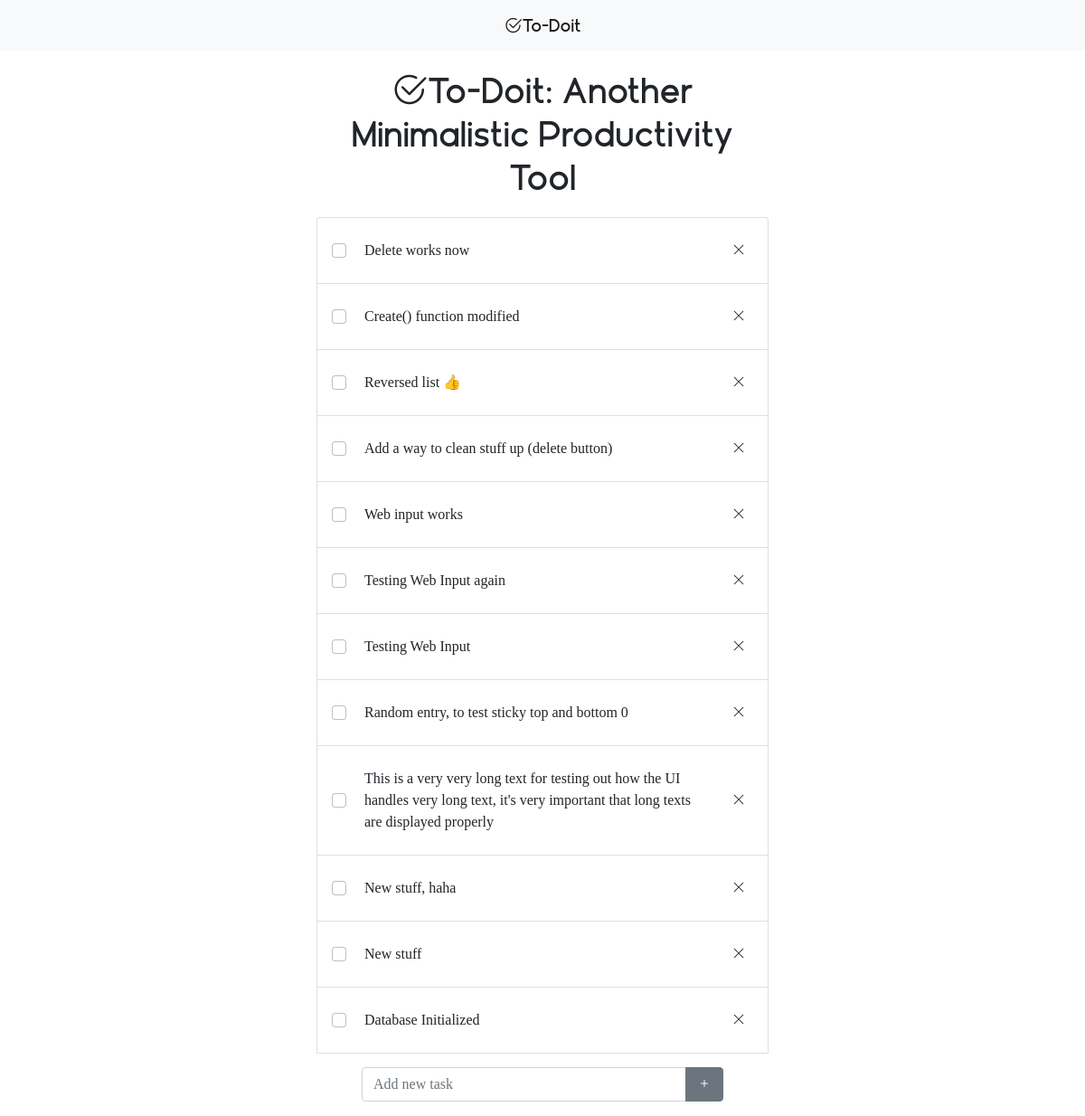
Before: / with the older database file.
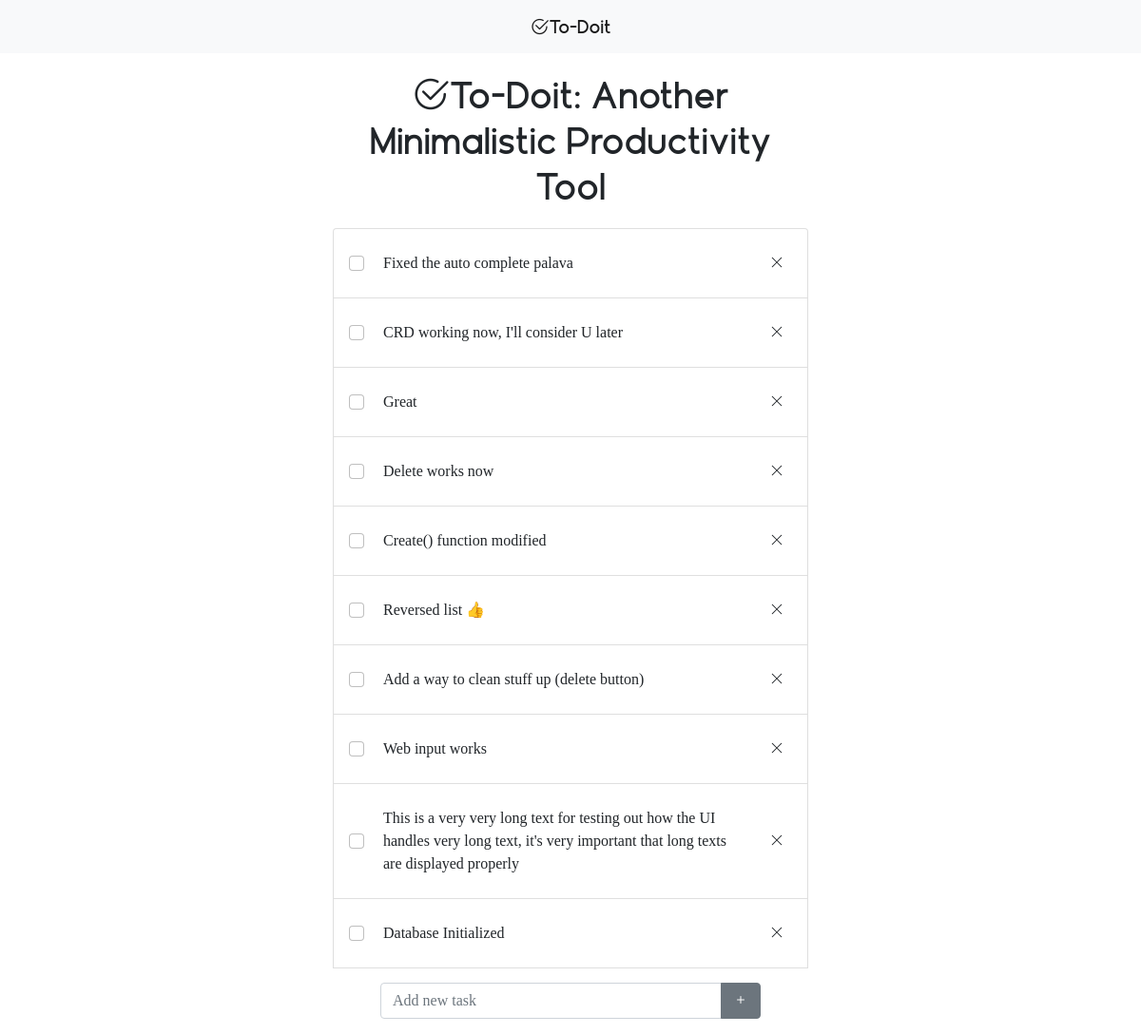
After: the same page with the newer database file.
### tables this page shows
CREATE TABLE todos (
    id INTEGER PRIMARY KEY AUTOINCREMENT,
    time TIMESTAMP NOT NULL DEFAULT CURRENT_TIMESTAMP,
    content TEXT NOT NULL
);

### app.py (the view)
@app.route('/', methods =["GET", "POST"])
def index():
    conn = get_db_connection()
    todos = conn.execute('SELECT * FROM todos').fetchall()
    todos = reversed(todos)
    conn.close()
    return render_template('index.html',todos=todos)

### app.py (called while the page is built)
def get_db_connection():
    conn = sqlite3.connect('database.db')
    conn.row_factory = sqlite3.Row
    return conn

### templates/index.html
{% extends 'base.html' %}
{% block content %}
    {% for entry in todos %}
        <li id="{{ entry['id'] }}" class="list-group-item d-flex justify-content-between align-items-center">
    		<span><input class="form-check-input me-1" type="checkbox" value="" aria-label="..."></span>
            <div class="card-body">{{ entry['content'] }}</div>
            <form><button id="{{ entry['id'] }}" type="button" class="btn btn-sm close_button" aria-label="Close"><i class="bi bi-x-lg"></i></button></form>
        </li>
    {% endfor %}
{% endblock %}

### templates/base.html (shortened to what this page needs)
<!doctype html>
<html lang="en">
  <head>
    <link href="https://cdn.jsdelivr.net/npm/bootstrap@5.0.2/dist/css/bootstrap.min.css" rel="stylesheet">
    <link rel="stylesheet" href="https://cdn.jsdelivr.net/npm/bootstrap-icons@1.9.1/font/bootstrap-icons.css">
    <link rel="stylesheet" type="text/css" href="{{ url_for('static',filename='style.css') }}">
  </head>
  <body>
	<nav class="navbar sticky-top navbar-light bg-light">
    	<div class="container">
        <a class="navbar-brand logotype mx-auto" href="#">
            <i class="bi bi-check2-circle"></i>To-Doit
        </a>
  	  </div>
	</nav>
	<div class="content">
    <h1 id='headee' class="header text-center"><i class="bi bi-check2-circle"></i>To-Doit: Another Minimalistic Productivity Tool</h1>
    <ul class="list-group">
        {% block content %} {% endblock %}
        <form action="{{ url_for('create') }}" autocomplete="off" method="post" class="fixed-bottom-group">
	        <div class="input-group mb-3">
		        <input type="text" name="new_entry" class="form-control" placeholder="Add new task" aria-label="Add task" aria-describedby="button-addon2">
		        <button class="btn btn-secondary" type="submit" id="button-addon2"><i class="bi bi-plus"></i></button>
	        </div>
	    </form>
	</ul>
    </div>
  </body>
</html>

### static/style.css (style rules this page uses)
.logotype { font-family: 'Geomatrix'; }
.header { font-family: 'Geomatrix'; margin: 20px; }
.content { font-family: 'Roundy'; max-width: 500px; margin: auto; }
.fixed-bottom-group { position:sticky; bottom:0; left:0; right:0; width:80%; margin:auto; margin-top: 15px; }

Changed rows visible on the page:
removed todos: content "Testing Web Input again"
removed todos: content "Testing Web Input"
removed todos: content "Random entry, to test sticky top and bottom 0"
removed todos: content "New stuff, haha"
removed todos: content "New stuff"
added todos: content "Fixed the auto complete palava"
added todos: content "CRD working now, I'll consider U later"
added todos: content "Great"
